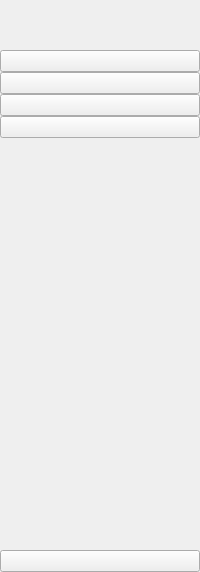
     <widget class="QWidget" name="icon_only_widget" native="true">
      <layout class="QVBoxLayout" name="verticalLayout_3">
       <property name="spacing">
        <number>0</number>
       </property>
       <property name="leftMargin">
        <number>0</number>
       </property>
       <property name="topMargin">
        <number>0</number>
       </property>
       <property name="rightMargin">
        <number>0</number>
       </property>
       <property name="bottomMargin">
        <number>0</number>
       </property>
       <item>
        <layout class="QVBoxLayout" name="menu_vertical_1">
         <property name="spacing">
          <number>0</number>
         </property>
         <item>
          <widget class="QLabel" name="logo_1">
           <property name="minimumSize">
            <size>
             <width>50</width>
             <height>50</height>
            </size>
           </property>
           <property name="maximumSize">
            <size>
             <width>50</width>
             <height>50</height>
            </size>
           </property>
           <property name="text">
            <string/>
           </property>
           <property name="pixmap">
            <pixmap resource="../resource.qrc">:/icon/img/user-48.ico</pixmap>
           </property>
          </widget>
         </item>
         <item>
          <widget class="QPushButton" name="btn_index_1">
           <property name="minimumSize">
            <size>
             <width>0</width>
             <height>0</height>
            </size>
           </property>
           <property name="text">
            <string/>
           </property>
           <property name="icon">
            <iconset resource="../resource.qrc">
             <normaloff>:/icon/img/home-4-32.ico</normaloff>
             <normalon>:/icon/img/home-4-48.ico</normalon>:/icon/img/home-4-32.ico</iconset>
           </property>
           <property name="iconSize">
            <size>
             <width>20</width>
             <height>20</height>
            </size>
           </property>
           <property name="checkable">
            <bool>true</bool>
           </property>
           <property name="autoExclusive">
            <bool>true</bool>
           </property>
          </widget>
         </item>
         <item>
          <widget class="QPushButton" name="btn_adding_1">
           <property name="minimumSize">
            <size>
             <width>0</width>
             <height>0</height>
            </size>
           </property>
           <property name="text">
            <string/>
           </property>
           <property name="icon">
            <iconset resource="../resource.qrc">
             <normaloff>:/icon/img/dashboard-5-32.ico</normaloff>
             <normalon>:/icon/img/dashboard-5-48.ico</normalon>:/icon/img/dashboard-5-32.ico</iconset>
           </property>
           <property name="iconSize">
            <size>
             <width>20</width>
             <height>20</height>
            </size>
           </property>
           <property name="checkable">
            <bool>true</bool>
           </property>
           <property name="autoExclusive">
            <bool>true</bool>
           </property>
          </widget>
         </item>
         <item>
          <widget class="QPushButton" name="btn_filters_1">
           <property name="minimumSize">
            <size>
             <width>0</width>
             <height>0</height>
            </size>
           </property>
           <property name="text">
            <string/>
           </property>
           <property name="icon">
            <iconset resource="../resource.qrc">
             <normaloff>:/icon/img/activity-feed-32.ico</normaloff>
             <normalon>:/icon/img/activity-feed-48.ico</normalon>:/icon/img/activity-feed-32.ico</iconset>
           </property>
           <property name="iconSize">
            <size>
             <width>20</width>
             <height>20</height>
            </size>
           </property>
           <property name="checkable">
            <bool>true</bool>
           </property>
           <property name="autoExclusive">
            <bool>true</bool>
           </property>
          </widget>
         </item>
         <item>
          <widget class="QPushButton" name="btn_discover_1">
           <property name="text">
            <string/>
           </property>
           <property name="icon">
            <iconset resource="../resource.qrc">
             <normaloff>:/icon/img/product-32.ico</normaloff>
             <normalon>:/icon/img/product-48.ico</normalon>:/icon/img/product-32.ico</iconset>
           </property>
           <property name="iconSize">
            <size>
             <width>20</width>
             <height>20</height>
            </size>
           </property>
           <property name="checkable">
            <bool>true</bool>
           </property>
           <property name="autoExclusive">
            <bool>true</bool>
           </property>
          </widget>
         </item>
        </layout>
       </item>
       <item>
        <spacer name="verticalSpacer_menu_1">
         <property name="orientation">
          <enum>Qt::Vertical</enum>
         </property>
         <property name="sizeHint" stdset="0">
          <size>
           <width>20</width>
           <height>412</height>
          </size>
         </property>
        </spacer>
       </item>
       <item>
        <widget class="QPushButton" name="btn_exit_1">
         <property name="text">
          <string/>
         </property>
         <property name="icon">
          <iconset>
           <normaloff>../img/close-window-64.ico</normaloff>../img/close-window-64.ico</iconset>
         </property>
         <property name="iconSize">
          <size>
           <width>20</width>
           <height>20</height>
          </size>
         </property>
        </widget>
       </item>
      </layout>
     </widget>
